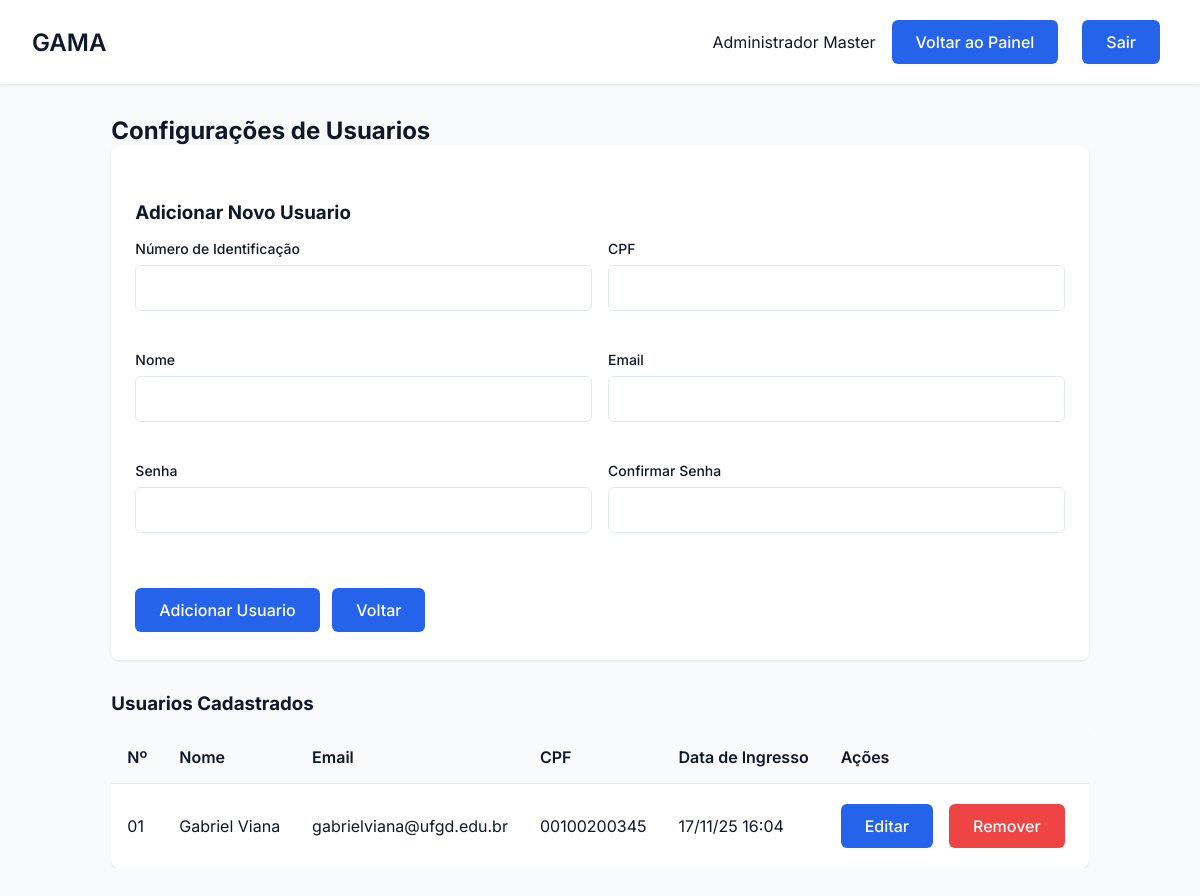
The app's page /usuario/config_usuarios (signed in), older data.
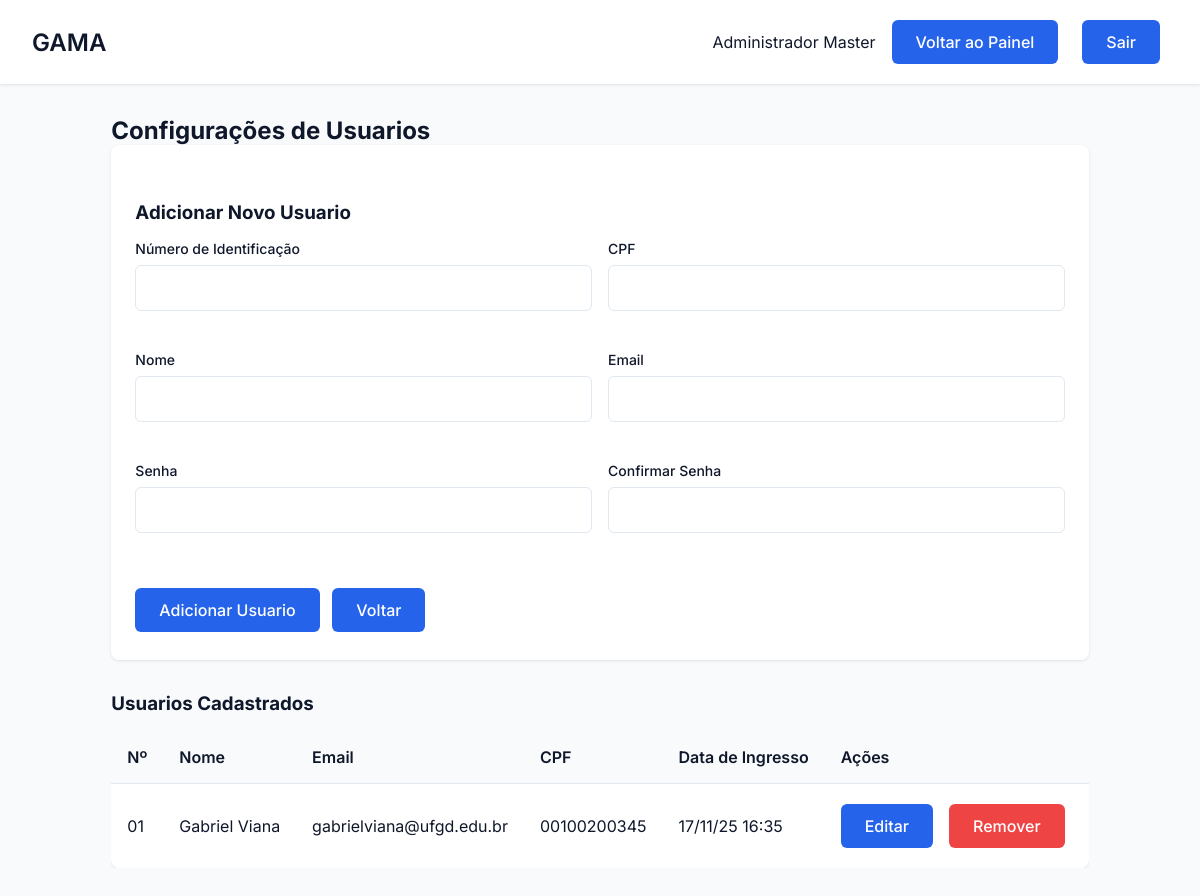
The same page, newer data.
### tables this page shows
CREATE TABLE Usuario (
        id_usuario TEXT PRIMARY KEY,
        cpf_usuario TEXT NOT NULL,
        nome TEXT NOT NULL,
        email TEXT NOT NULL,
        senha TEXT NOT NULL,
        tipo TEXT NOT NULL CHECK (tipo IN ('administrador', 'usuario')),
        data_ingresso DATETIME NOT NULL,
        data_saida DATETIME
    );

### gama/routes/usuario_routes.py (the view, shortened to what this page needs)
@usuario_bp.route('/config_usuarios', methods=['GET', 'POST'])
def config_usuarios():
    if 'usuario_id' not in session or session.get('tipo') != 'administrador':
        flash('Acesso negado.', 'error')
        return redirect(url_for('auth.login'))
    usuarios_originais = Usuario.get_all()
    usuarios_processados = []
    for usuario_tupla in usuarios_originais:
        usuario_lista = list(usuario_tupla)
        data_ingresso = usuario_lista[6]
        if isinstance(data_ingresso, str):
            try:
                usuario_lista[6] = datetime.strptime(data_ingresso.split('.')[0], '%Y-%m-%d %H:%M:%S')
            except ValueError:
                print(f"AVISO: Não foi possível converter a data '{data_ingresso}' para o usuario {usuario_lista[0]}.")
                usuario_lista[6] = data_ingresso
        usuarios_processados.append(tuple(usuario_lista))
    return render_template('config_usuarios.html', usuarios=usuarios_processados, nome=session.get('nome'))

### app.py (called while the page is built)
@app.before_request
def make_session_permanent():
    session.permanent = True

### gama/database/database.py (called while the page is built)
def conectar():
    diretorio_db = "gama/database"
    if not os.path.exists(diretorio_db):
        os.makedirs(diretorio_db)
    return sqlite3.connect(f"{diretorio_db}/editais.db")

### gama/models/usuario.py (called while the page is built)
    @staticmethod
    def get_all():
        conn = conectar()
        cursor = conn.cursor()
        try:
            cursor.execute("SELECT * FROM Usuario WHERE tipo = 'usuario'")
            return cursor.fetchall()
        except sqlite3.Error as e:
            print(f"Erro ao buscar usuários: {e}")
            return []
        finally:
            conn.close()

### gama/templates/config_usuarios.html (shortened to what this page needs)
<!DOCTYPE html>
<html lang="pt-BR">
<head>
    <link rel="stylesheet" href="{{ url_for('static', filename='css/estilo.css') }}">
    <link rel="stylesheet" href="{{ url_for('static', filename='css/usuarios.css') }}">
    <link rel="stylesheet" href="{{ url_for('static', filename='css/dashboard.css') }}">
    <link rel="stylesheet" href="https://cdnjs.cloudflare.com/ajax/libs/font-awesome/6.5.0/css/all.min.css">
</head>
<body>
    <div class="dashboard">
        <header class="dashboard-header">
            <nav class="dashboard-nav container">
                <h1 class="dashboard-title">GAMA</h1>
                <div class="dashboard-user">
                    <span>{{ session.get('nome') }}</span>
                        <a href="{{ url_for('admin.painel_admin') }}" class="btn btn-primary">Voltar ao Painel</a>
                        <a href="{{ url_for('auth.logout') }}" class="btn btn-primary">Sair</a>
                </div>
            </nav>
        </header>
        <main class="dashboard-content container">
            <h2>Configurações de Usuarios</h2>
            <div class="form-container">
                <h3 class="titulo">Adicionar Novo Usuario</h3>
                <form action="{{ url_for('usuarios.config_usuarios') }}" method="POST">
                    <div class="form-row">
                        <div class="form-group">
                            <label for="id_usuario" class="form-label">Número de Identificação</label>
                            <input type="text" id="id_usuario" name="id_usuario" class="form-input" required>
                        </div>
                        <div class="form-group">
                            <label for="cpf_usuario" class="form-label">CPF</label>
                            <input type="text" id="cpf_usuario" name="cpf_usuario" class="form-input" required>
                        </div>
                    </div>
                    <div class="form-row">
                        <div class="form-group">
                            <label for="nome" class="form-label">Nome</label>
                            <input type="text" id="nome" name="nome" class="form-input" required>
                        </div>
                        <div class="form-group">
                            <label for="email" class="form-label">Email</label>
                            <input type="email" id="email" name="email" class="form-input" required>
                        </div>
                    </div>
                    <div class="form-row">
                        <div class="form-group">
                            <label for="senha" class="form-label">Senha</label>
                            <input type="password" id="senha" name="senha" class="form-input" required>
                        </div>
                        <div class="form-group">
                            <label for="confirmar_senha" class="form-label">Confirmar Senha</label>
                            <input type="password" id="confirmar_senha" name="confirmar_senha" class="form-input" required>
                        </div>
                    </div>
                    <div>
                        <button type="submit" class="btn btn-primary">Adicionar Usuario</button>
                        <a href="{{ url_for('admin.painel_admin') }}" class="btn btn-secondary">Voltar</a>
                    </div>
                </form>
            </div>
            <h3 class="titulo">Usuarios Cadastrados</h3>
            <div class="tabela-container">
                <table class="table">
                    <thead>
                        <tr>
                            <th>Nº</th>
                            <th>Nome</th>
                            <th>Email</th>
                            <th>CPF</th>
                            <th>Data de Ingresso</th>
                            <th>Ações</th>
                        </tr>
                    </thead>
                    <tbody>
                        {% for usuario in usuarios %}
                        <tr>
                            <td>{{ usuario[0] }}</td>
                            <td>{{ usuario[2] }}</td>
                            <td>{{ usuario[3] }}</td>
                            <td>{{ usuario[1] }}</td>
                            <td>{{ usuario[6].strftime('%d/%m/%y %H:%M') }}</td>
                            <td class="acoes">
                                <button class="btn btn-secundario" onclick="openEditModal('{{ usuario[0] }}', '{{ usuario[2] }}', '{{ usuario[3] }}', '{{ usuario[1] }}')">Editar</button>
                                <form action="{{ url_for('usuarios.remover_usuario', id_usuario=usuario[0]) }}" method="POST" class="inline-form" onsubmit="return confirm('Tem certeza que deseja remover este usuario?');">
                                    <button type="submit" class="btn btn-perigo">Remover</button>
                                </form>
                            </td>
                        </tr>
                        {% endfor %}
                    </tbody>
                </table>
            </div>
        </main>
    </div>
</body>
</html>

### gama/static/css/estilo.css (style rules this page uses)
* { margin: 0; padding: 0; box-sizing: border-box; font-family: 'Inter', sans-serif; }
:root { --primary: #2563eb; --primary-dark: #4338ca; --secondary: #64748b; --danger: #ef4444; --success: #22c55e; --background: #f8fafc; --surface: #ffffff; --text: #0f172a; --text-light: #64748b; --primary-light: #93c5fd; --secondary: #2563eb; --accent: #10b981; --card-bg: #ffffff; }
body { background-color: var(--background); color: var(--text); min-height: 100vh; }
.container { max-width: 1200px; margin: 0 auto; padding: 0 1rem; }
.form-group { margin-bottom: 1.5rem; }
.form-label { display: block; font-size: 0.875rem; font-weight: 500; margin-bottom: 0.5rem; color: var(--text); }
.form-input { width: 100%; padding: 0.75rem 1rem; border: 1px solid #e2e8f0; border-radius: 6px; font-size: 1rem; transition: all 0.2s; }
.btn { display: inline-flex; align-items: center; justify-content: center; padding: 0.75rem 1.5rem; margin-right: 0.5rem; margin-top: 0.25rem; margin-bottom: 0.25rem; background-color: var(--primary); color: white; font-size: 1rem; font-weight: 500; border-radius: 6px; cursor: pointer; transition: all 0.2s; border: none; text-decoration: none; }
.btn-primary { background-color: var(--primary); color: white; }
.dashboard-content { padding: 2rem; }
.btn-secondary { background-color: var(--secondary); color: white; }

### gama/static/css/usuarios.css (style rules this page uses)
.titulo { margin-top: 2rem; margin-bottom: 1rem; }
.tabela-container { overflow-x: auto; margin-bottom: 2rem; }
.table { width: 100%; border-collapse: collapse; background-color: var(--surface); border-radius: 8px; overflow: hidden; box-shadow: 0 1px 3px 0 rgb(0 0 0 / 0.1); }
.table th, .table td { padding: 1rem; text-align: left; border-bottom: 1px solid #e2e8f0; }
.table th { background-color: #f8fafc; font-weight: 600; }
.table tr:last-child td { border-bottom: none; }
.acoes { display: flex; gap: 0.5rem; }
.btn-secondary { margin-top: 15px; background-color: var(--secondary); color: white; text-decoration: none; }
.btn-perigo { background-color: var(--danger); color: white; }
.form-container { background-color: var(--surface); padding: 1.5rem; border-radius: 8px; box-shadow: 0 1px 3px 0 rgb(0 0 0 / 0.1); margin-bottom: 2rem; }
.form-row { display: flex; gap: 1rem; margin-bottom: 1rem; }
.form-group { flex: 1; }

### gama/static/css/dashboard.css (style rules this page uses)
.dashboard { min-height: 100vh; display: grid; grid-template-rows: auto 1fr; }
.dashboard-header { background: var(--surface); padding: 1rem; box-shadow: 0 1px 3px 0 rgb(0 0 0 / 0.1); margin-bottom: 2rem; }
.dashboard-nav { display: flex; justify-content: space-between; align-items: center; }
.container { max-width: 1200px; margin: 0 auto; padding: 0 1rem; }
.dashboard-title { font-size: 1.5rem; font-weight: 600; }
.dashboard-user { display: flex; align-items: center; gap: 1rem; }

Row changes from the older to the newer data that the page shows:
changed Usuario "Gabriel Viana": usuario "17/11/25 16:04" → "17/11/25 16:35"
